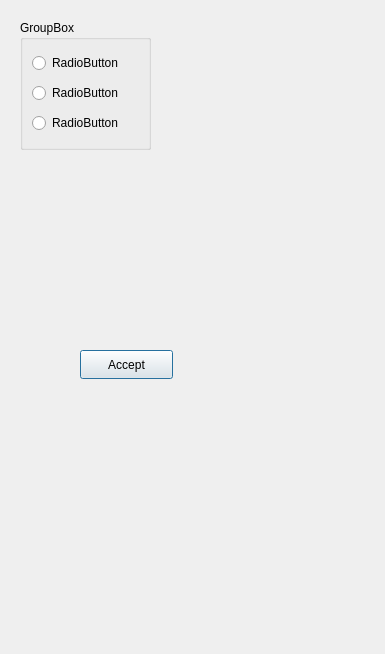
<?xml version="1.0" encoding="UTF-8"?>
<ui version="4.0">
 <class>ZTR</class>
 <widget class="QDialog" name="ZTR">
  <property name="geometry">
   <rect>
    <x>0</x>
    <y>0</y>
    <width>385</width>
    <height>654</height>
   </rect>
  </property>
  <property name="windowTitle">
   <string>Hate relations</string>
  </property>
  <widget class="QGroupBox" name="groupBox">
   <property name="geometry">
    <rect>
     <x>20</x>
     <y>20</y>
     <width>131</width>
     <height>130</height>
    </rect>
   </property>
   <property name="title">
    <string>GroupBox</string>
   </property>
   <layout class="QGridLayout" name="gridLayout">
    <item row="0" column="0">
     <widget class="QRadioButton" name="radioButton_3">
      <property name="text">
       <string>RadioButton</string>
      </property>
     </widget>
    </item>
    <item row="1" column="0">
     <widget class="QRadioButton" name="radioButton_2">
      <property name="text">
       <string>RadioButton</string>
      </property>
     </widget>
    </item>
    <item row="2" column="0">
     <widget class="QRadioButton" name="radioButton">
      <property name="text">
       <string>RadioButton</string>
      </property>
     </widget>
    </item>
   </layout>
  </widget>
  <widget class="QPushButton" name="pushButton">
   <property name="geometry">
    <rect>
     <x>80</x>
     <y>350</y>
     <width>93</width>
     <height>29</height>
    </rect>
   </property>
   <property name="text">
    <string>Accept</string>
   </property>
  </widget>
 </widget>
 <resources/>
 <connections/>
</ui>
